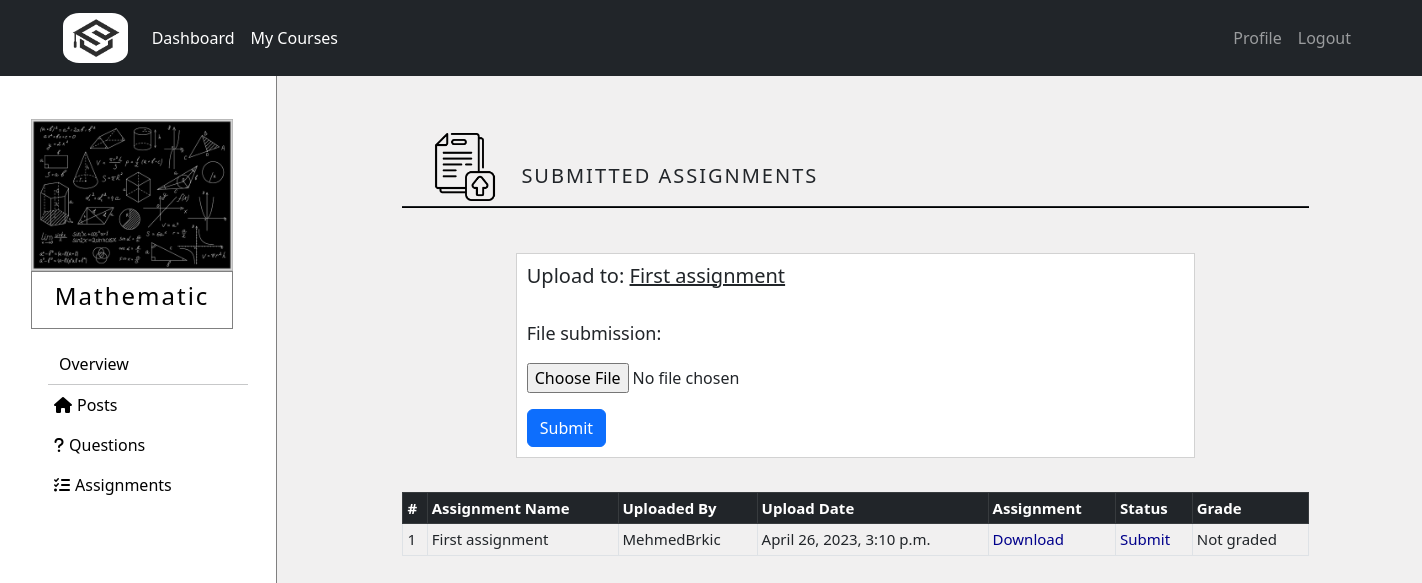
The app's page /courses/course/10/assignments/19 (signed in) with its own data.
### courses/models.py (models this page shows, shortened)
class Course(models.Model):
    name = models.CharField(max_length=50)
    summary = models.CharField(max_length=500)
    image = models.ImageField(upload_to="courses_images",default="courses_images/default.jpg",blank=True)
    overview = models.TextField(null=True,blank=True)
    max_students = models.IntegerField(default=100)
    student_number = models.IntegerField(default=0)

class Assignment(models.Model):
    name = models.CharField(max_length=50)
    created_at = models.DateTimeField(auto_now=True)
    course = models.ForeignKey(Course,related_name='course_assignment',on_delete=models.CASCADE)
    tutor = models.ForeignKey(Tutor,related_name='tutor_assignment',on_delete=models.CASCADE)
    file_assignment = models.FileField(upload_to='assignments')
    class Meta:
        ordering = ['-created_at']

class Tutor(models.Model):
    user = models.OneToOneField(NewUser,on_delete=models.CASCADE,primary_key=True,related_name='Tutor')
    phone = models.IntegerField()
    course = models.ManyToManyField(Course,through="TutorCourse")

class NewUser(AbstractUser):
    is_student = models.BooleanField(default=False)
    is_tutor = models.BooleanField(default=False)

### courses/views.py (the view, shortened to what this page needs)
# urls.py: path('course/<int:course_id>/assignments/<int:assignment_id>',views.submit_assignment,name='submit_assignment'),
@login_required
def submit_assignment(request,course_id,assignment_id):
   if is_enrolled(request.user, course_id) is False:
      return HttpResponse('<html><body><h2 style="font-weight: lighter">Your do not have access to view this page!</h2><body></html>')
   elif request.user.is_tutor:
      return HttpResponse('<html><body><h2 style="font-weight: lighter">Your do not have access to view this page!</h2><body></html>')
   student = request.user.Student
   course = get_object_or_404(Course,pk=course_id)
   assignments = Assignment.objects.filter(course=course)
   assignment = get_object_or_404(Assignment,pk=assignment_id)
   submit_form = SubmitForm()
   if request.method == 'GET':
      if 'submitted_button' in request.GET:
         submission = Submission.objects.filter(student=student).filter(assignment=assignment)[:1].get()
         return render(request,'courses/submitted.html',{'course':course,'assignments':assignments,
                                                         'assignment':assignment,'submission':submission})
   else:
      submit_form = SubmitForm()
   return render(request,'courses/submit_assignment.html',{'course':course,'assignments':assignments,
                                                           'assignment':assignment,'submit_form':submit_form})

### courses/forms.py
class SubmitForm(forms.ModelForm):
    file_submission = forms.FileField()
    class Meta():
        model = Submission
        fields = ['file_submission']

### courses/templatetags/tag.py (called while the page is built)
@register.simple_tag
def getSubmissionsByUser(user):
    student = get_object_or_404(Student,user=user)
    submissions = Submission.objects.filter(student=student)
    return submissions

@register.simple_tag
def getAssignmentsBySubmissions(submissions):
    assignment_list = [x.assignment for x in submissions]
    return assignment_list

### courses/views.py (called while the page is built)
def is_enrolled(user, course_id):
   course = get_object_or_404(Course,pk=course_id)
   if user.is_tutor:
      tutor_courses = TutorCourse.objects.filter(course=course,tutor=user.Tutor)
      return tutor_courses.exists()
   else:
      student_courses = StudentCourse.objects.filter(course=course,student=user.Student)
      return student_courses.exists()

### templates/courses/submit_assignment.html (shortened to what this page needs)
{% extends 'courses/assignments_details.html' %}
{% block submissionBlock %}
{% if course %}
{% if assignment %}
<div class="card" style="padding: 10px; border-radius: 0;">
    <h5>Upload to: <span style="text-decoration: underline;">{{assignment.name}}</span></h5>
    <br>
    <form enctype="multipart/form-data" action="{% url 'submit_assignment' course_id=course.pk assignment_id=assignment.pk %}" method="POST">
        <p style="font-size: large;"> <label >{{ submit_form.file_submission.label_tag }}</label> <br></p>
        <p>  {{ submit_form.file_submission }}</p>
        <button type="submit" class="btn btn-primary" name="submit_button">Submit</button>
    </form>
</div>
{% endif %}
{% endif %}
{% endblock %}

### templates/courses/assignments_details.html (shortened to what this page needs)
{% extends 'courses/course.html' %}
{% block courseContent %}
{% load static %}
<div style="margin-left: auto; margin-right: auto; width:75%; margin-top: 5%; position: relative; margin-bottom: 5px;">
  <img class="col-sm-4 col-md-4 col-lg-4" src="{% static 'img/submitted.png' %}"
       style="width:8%;">
  <div class="col-sm-8 col-md-8 col-lg-8" style="display: inline-block; position:absolute; bottom: 5px;">
    <h5 style="margin-left: 4%; letter-spacing: 2px;">SUBMITTED ASSIGNMENTS</h5>
  </div>
</div>
<hr style="width: 80%; margin-left: auto; margin-right: auto; background-color: black;
           opacity: 1; margin-top: 0; margin-bottom: 4%; height: 2px;">
{% if course %}
  <div class="row" style="width:60%; margin-left: auto; margin-right: auto; margin-top: 3%; margin-bottom: 3%;">
      {% block submissionBlock %}{% endblock %}
  </div>
  <div class="row positionCenter" style="margin-top: 2%; margin-bottom: 3%;">
        <table class="table table-sm table-bordered" style="font-size:15px;">
            <thead class="table-dark">
              <tr>
                <th scope="col">#</th>
                <th scope="col">Assignment Name</th>
                <th scope="col">Uploaded By</th>
                <th scope="col">Upload Date</th>
                <th scope="col">Assignment</th>
                <th scope="col">Status</th>
                <th scope="col">Grade</th>
              </tr>
            </thead>
            <tbody>
                  {% for assignment in assignments %}
                  <tr>
                      <td scope="row">{{ forloop.counter }}</td>
                      <td>{{assignment.name}}</td>
                      <td>{{assignment.tutor.user.username}}</td>
                      <td>{{assignment.created_at}}</td>
                      <td><a class="hoverTextRed" href="{{ assignment.file_assignment.url }}" style="text-decoration: none; color: darkblue;"
                             target="_blank">Download</a></td>
                    {% load tag %}
                    {% getSubmissionsByUser user as submissions %}
                    {% getAssignmentsBySubmissions submissions as assignment_list %}
                    {% if assignment in assignment_list %}
                      <td>
                        <form action="{% url 'submit_assignment' course_id=course.pk assignment_id=assignment.pk %}" method="GET">
                          <button style="all: unset; cursor: pointer;" name="submitted_button"
                                  type="submit" value="Submitted">
                                <a class="hoverText" style="text-decoration: none; color: black;">Submitted
                                </a>
                          </button>
                        </form>
                      </td>
                      <td>{{ submissions|getGrade:assignment }}</td>
                    {% else %}
                      <td><a class="hoverTextRed" href="{% url 'submit_assignment' course_id=course.pk assignment_id=assignment.pk %}"
                        style="text-decoration: none; color: darkblue;">Submit</a></td>
                        <td>Not graded</td>
                    {% endif %}
                  </tr>
                  {% endfor%}
            </tbody>
        </table>
  </div>
{% endif %}
{% endblock %}

### templates/courses/course.html (shortened to what this page needs)
{% extends 'courses/dashboard.html' %}
{% block content_courses %}
{% load static %}
{% if course %}
<div class="row no-gutters">
  <div class="col-2 no-gutters" style="width: 20%; height: 100vh; background-color: white; padding: 0; border-right: 1px solid gray;">
    <div class="card" style="width: 70%; margin-top: 15%;
                             margin-left: auto; margin-right: auto; border: none;">
      <img src="{{course.image.url}}" class="card-img-top" style="border-radius: 0%;" alt="Cover">
        <div class="card-body" style="border: 1px solid gray; padding: 10px 0px 10px 0px;">
          <h4 class="card-title courseDetails"
              style="text-align: center; color: black; letter-spacing: 2px; font-weight: lighter;">{{course.name}}</h4>
        </div>
    </div>
    <div class="nav flex-column" style="margin-top: 5%; width: 100%;">
      <a class="nav-link hoverMeni" href="{% url 'overview' course_id=course.pk %}" style="color: black;">
        Overview
      </a>
      <hr style="width: 200px; margin-left: 60px; margin-right: auto; margin-top: 0px; margin-bottom: 0px;">
      {% if user.is_student %}
      <a class="nav-link hoverMeni" href="{% url 'course' course_id=course.pk %}" style="color: black;">
        <i class="fa-solid fa-house" style="margin-right: 5px; margin-left: 50px;"></i>Posts
      </a>
      {% else %}
      <a class="nav-link hoverMeni" href="{% url 'tutor_course' course_id=course.pk %}" style="color: black;">
        <i class="fa-solid fa-house" style="margin-right: 5px; margin-left: 50px;"></i>Posts
      </a>
      {% endif %}
      <a class="nav-link hoverMeni" href="{% url 'view_questions_tutor' course_id=course.pk %}" style="color: black;">
        <i class="fa-solid fa-question" style="margin-right: 5px; margin-left: 50px;"></i>Questions
      </a>
      <a class="nav-link hoverMeni" href="{% url 'assignment_overview' course_id=course.pk %}" style="color: black;">
        <i class="fa-solid fa-list-check" style="margin-right: 5px; margin-left: 50px;"></i>Assignments
      </a>
    </div>
  </div>
  <div class="col-10 no-gutters" style="width: 80%; height: 100vh; overflow: scroll;">
    {% block courseContent%}{% endblock %}
  </div>
</div>
{% endif %}
{% endblock %}

### static/css/style.css (style rules this page uses)
html { scroll-behavior: smooth; }
*, *:before, *:after { box-sizing: border-box; }
body { margin: 0; padding: 0; min-width: 1400px; }

### static/css/login.css (style rules this page uses)
.courseDetails { opacity: 0.99; color: white; }
.positionCenter { margin-left: auto; margin-right: auto; width: 80%; }

### templates/courses/course.html (style rules this page uses)
body { overflow-x: hidden; overflow-y: hidden; }

### records on screen
Course: image (picture), name "Mathematic"
Assignment: name "First assignment", tutor.user.username "MehmedBrkic", created_at "April 26, 2023, 3:10 p.m."

### other values on screen
{{ submit_form.file_submission.label_tag }} "File submission:"
